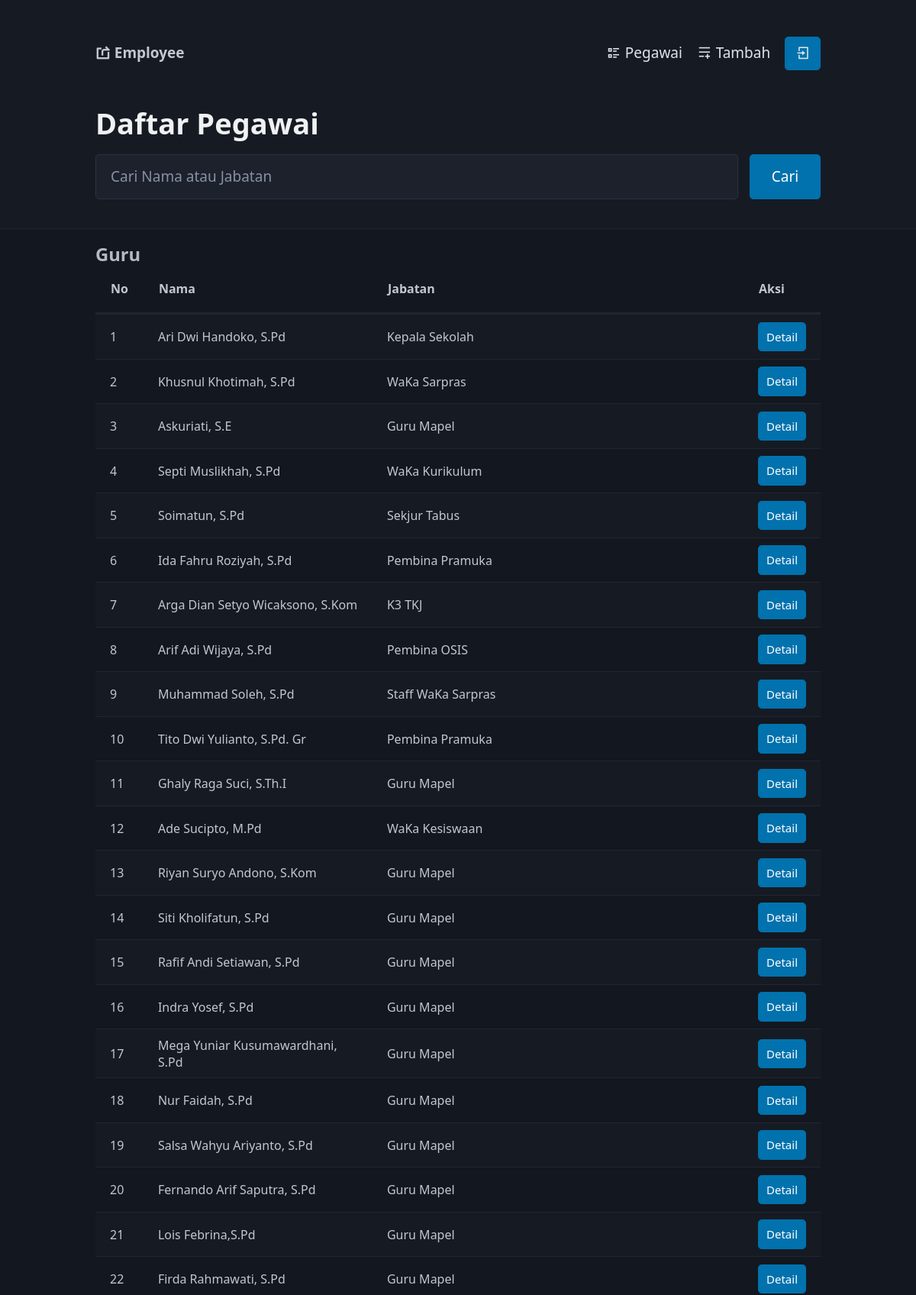
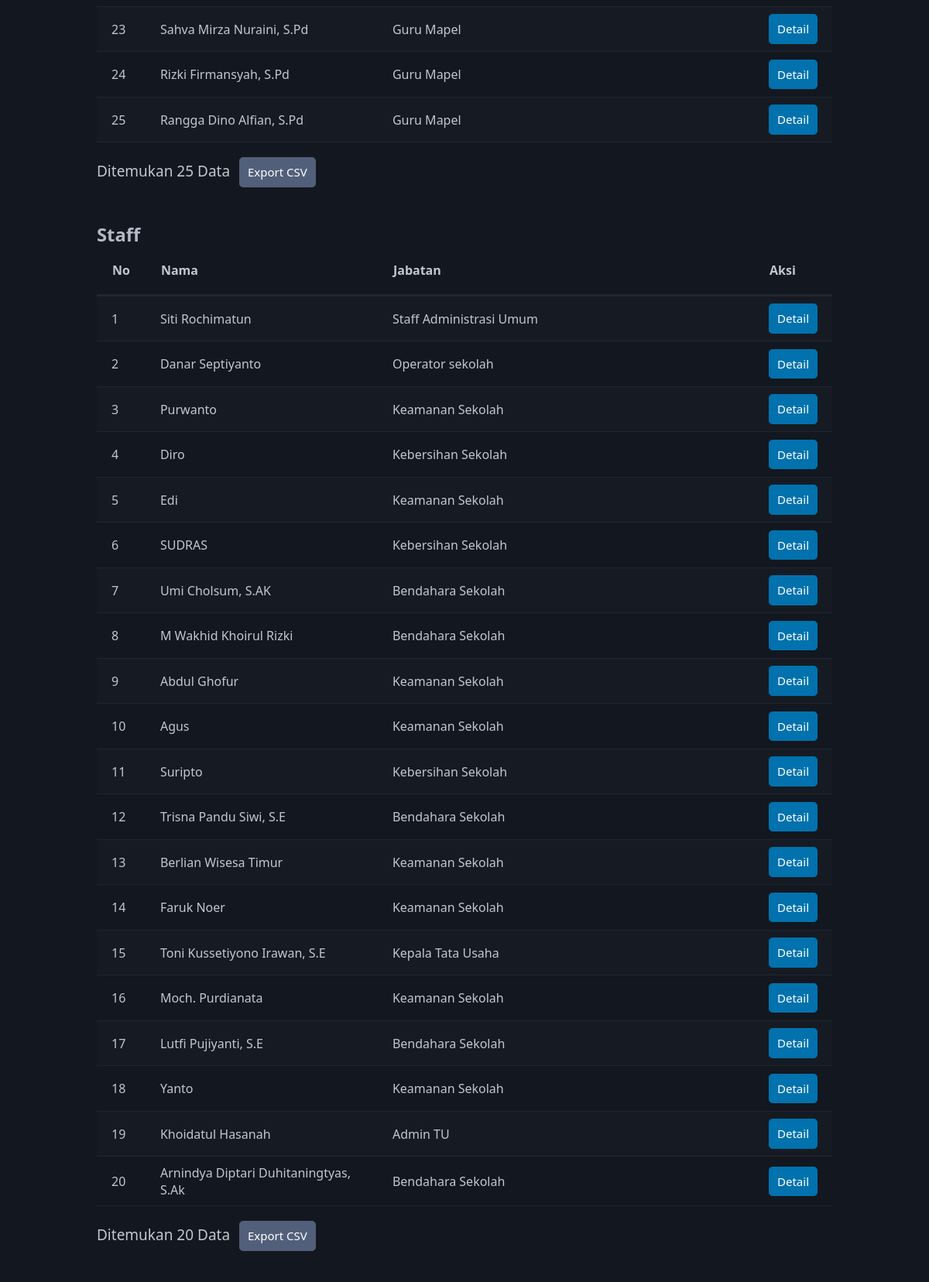
The page / (upper part) on the database its author committed (2 pictures, top to bottom).
### tables this page shows
CREATE TABLE `karyawan` (
  `id` int(11) NOT NULL,
  `nama` varchar(40) NOT NULL,
  `jabatan` varchar(100) NOT NULL,
  `tl` varchar(100) NOT NULL,
  `email` varchar(100) NOT NULL,
  `img` varchar(100) NOT NULL,
  `pegawai` varchar(40) NOT NULL,
  `alamat` varchar(200) NOT NULL,
  `mapel` varchar(100) NOT NULL,
  `ijazah` varchar(100) NOT NULL,
  `niy` varchar(30) NOT NULL,
  `tglmasuk` varchar(40) NOT NULL,
  `tglmutasi` varchar(40) NOT NULL
);

### functions.php (called while the page is built, shortened)
<?php
$conn = mysqli_connect("localhost", "root", "", "daftarguru");
function query($query) {
    global $conn;
    $results = mysqli_query($conn, $query);
    $rows = [];
    while ($row = mysqli_fetch_assoc($results)) {
        $rows[] = $row;
    }
    return $rows;
}
?>

### index.php (the view, shortened to what this page needs)
<?php
    require "functions.php";
    $karyawanGuru = query("SELECT * FROM karyawan WHERE pegawai='Guru'");
    $karyawanStaff = query("SELECT * FROM karyawan WHERE pegawai='Staff'");
    $nomorKaryawanGuru = 1;
    $nomorKaryawanStaff = 1;
?>
<html data-theme="dark">
<head>
    <link rel="stylesheet" href="style.css">
    <link href="https://cdn.jsdelivr.net/npm/remixicon@4.1.0/fonts/remixicon.css" rel="stylesheet"/>
    <link rel="stylesheet" href="https://cdn.jsdelivr.net/npm/@picocss/pico@2.0.3/css/pico.min.css"/>
</head>
<body>
    <div style="background-color: #161B23;">
    <br>
    <nav class="container">
        <ul>
            <li><strong><i class="ri-share-forward-box-line"></i> Employee</strong></li>
        </ul>
        <ul>
            <li><a class="contrast" href="index.php"><i class="ri-list-check-2"></i> Pegawai</a></li>
            <li><a class="contrast" href="add.php"><i class="ri-menu-add-line"></i> Tambah</a></li>
            <?php
            if (isset($_SESSION["login"])) {
                echo "<li><button><a class='contrast' href='signout.php'><i style='padding: 0 3 0 3' class='ri-logout-box-line'></i></button></a></li>";
            } else {
                echo "<li><button><a class='contrast' href='signin.php'><i style='padding: 0 3 0 3' class='ri-login-box-line'></i></button></a></li>";
            }
            ?>
        </ul>
    </nav>
    <br>
    <div class="container">
    <h1>Daftar Pegawai</h1>
    <form action="" method="GET">
        <div style="display: flex; gap: 15px;">
            <input type="text" name="keyword" placeholder="Cari Nama atau Jabatan">
            <button style="width: 100px;" type="submit" name="cari">Cari</button>
        </div>
    </form>
    </div>
    <hr>
    </div>
    <div class="container">
    <h4 class="m-none">Guru</h4>
    <div style="overflow-x: auto;">
    <table
      class="striped">
        <thead>
            <tr>
                <th class="p-table table" scope="col">No</th>
                <th class="p-table tablenama" scope="col">Nama</th>
                <th class="p-table" scope="col">Jabatan</th>
                <th class="p-table aksi-table" scope="col">Aksi</th>
            </tr>
        </thead>
        <tbody>
            <?php foreach($karyawanGuru as $karyawan) : ?>
            <tr>
                <th class="table" scope="row"><?= $nomorKaryawanGuru ?></th>
                <td class="tablenama"><?= $karyawan["nama"] ?></td>
                <td><?= $karyawan["jabatan"] ?></td>
                <td><a href="detail.php?id=<?= $karyawan["id"] ?>"><button class="btn-small">Detail</button></a></td>
            </tr>
            <?php $nomorKaryawanGuru++ ?>
            <?php endforeach ?>
        </tbody>
    </table>
    <p>Ditemukan <?= $nomorKaryawanGuru - 1 ?> Data <a href="exportcsv.php?pegawai=Guru"><button style="margin-left: 7;" class="btn-small secondary">Export CSV</button></a></p>
    <br>
    <h4 class="m-none">Staff</h4>
    <div style="overflow-x: auto;">
    <table class="striped">
        <thead>
            <tr>
                <th class="p-table table" scope="col">No</th>
                <th class="p-table tablenama" scope="col">Nama</th>
                <th class="p-table" scope="col">Jabatan</th>
                <th class="p-table aksi-table" scope="col">Aksi</th>
            </tr>
        </thead>
        <tbody>
            <?php foreach($karyawanStaff as $karyawan) : ?>
            <tr>
                <th class="table" scope="row"><?= $nomorKaryawanStaff ?></th>
                <td class="tablenama"><?= $karyawan["nama"] ?></td>
                <td><?= $karyawan["jabatan"] ?></td>
                <td><a href="detail.php?id=<?= $karyawan["id"] ?>"><button class="btn-small">Detail</button></a></td>
            </tr>
            <?php $nomorKaryawanStaff++ ?>
            <?php endforeach ?>
        </tbody>
    </table>
    <p>Ditemukan <?= $nomorKaryawanStaff - 1 ?> Data <a href="exportcsv.php?pegawai=Staff"><button style="margin-left: 7;" class="btn-small secondary">Export CSV</button></a></p>
    <br>
    <p>Made by <a href="http://danarandco.my.id" target="_blank">dnr</a></p><br>
    </div>
</body>
</html>

### style.css (style rules this page uses)
.btn-small { font-size: 15px; padding-top: 7px; padding-bottom: 7px; padding-left: 10px; padding-right: 10px; }
.table { width: 10px; }
.tablenama { width: 300px; }
.p-table { padding: 20px; }
.m-none { margin: 0px; }
.aksi-table { width: 40px; }

### rows shown on the page
karyawan: nama "Ari Dwi Handoko, S.Pd", jabatan "Kepala Sekolah"
karyawan: nama "Khusnul Khotimah, S.Pd", jabatan "WaKa Sarpras"
karyawan: nama "Askuriati, S.E", jabatan "Guru Mapel"
karyawan: nama "Septi Muslikhah, S.Pd", jabatan "WaKa Kurikulum"
karyawan: nama "Soimatun, S.Pd", jabatan "Sekjur Tabus"
karyawan: nama "Ida Fahru Roziyah, S.Pd", jabatan "Pembina Pramuka"
karyawan: nama "Arga Dian Setyo Wicaksono, S.Kom", jabatan "K3 TKJ"
karyawan: nama "Arif Adi Wijaya, S.Pd", jabatan "Pembina OSIS"
karyawan: nama "Muhammad Soleh, S.Pd", jabatan "Staff WaKa Sarpras"
karyawan: nama "Tito Dwi Yulianto, S.Pd. Gr", jabatan "Pembina Pramuka"
karyawan: nama "Ghaly Raga Suci, S.Th.I", jabatan "Guru Mapel"
karyawan: nama "Ade Sucipto, M.Pd", jabatan "WaKa Kesiswaan"
karyawan: nama "Riyan Suryo Andono, S.Kom", jabatan "Guru Mapel"
karyawan: nama "Siti Kholifatun, S.Pd", jabatan "Guru Mapel"
karyawan: nama "Rafif Andi Setiawan, S.Pd", jabatan "Guru Mapel"
karyawan: nama "Indra Yosef, S.Pd", jabatan "Guru Mapel"
karyawan: nama "Mega Yuniar Kusumawardhani, S.Pd", jabatan "Guru Mapel"
karyawan: nama "Nur Faidah, S.Pd", jabatan "Guru Mapel"
karyawan: nama "Salsa Wahyu Ariyanto, S.Pd", jabatan "Guru Mapel"
karyawan: nama "Fernando Arif Saputra, S.Pd", jabatan "Guru Mapel"
karyawan: nama "Lois Febrina,S.Pd", jabatan "Guru Mapel"
karyawan: nama "Firda Rahmawati, S.Pd", jabatan "Guru Mapel"
karyawan: nama "Sahva Mirza Nuraini, S.Pd", jabatan "Guru Mapel"
karyawan: nama "Rizki Firmansyah, S.Pd", jabatan "Guru Mapel"
karyawan: nama "Rangga Dino Alfian, S.Pd", jabatan "Guru Mapel"
karyawan: nama "Siti Rochimatun", jabatan "Staff Administrasi Umum"
karyawan: nama "Danar Septiyanto", jabatan "Operator sekolah"
karyawan: nama "Purwanto", jabatan "Keamanan Sekolah"
karyawan: nama "Diro", jabatan "Kebersihan Sekolah"
karyawan: nama "Edi", jabatan "Keamanan Sekolah"
karyawan: nama "SUDRAS", jabatan "Kebersihan Sekolah"
karyawan: nama "Umi Cholsum, S.AK", jabatan "Bendahara Sekolah"
karyawan: nama "M Wakhid Khoirul Rizki", jabatan "Bendahara Sekolah"
karyawan: nama "Abdul Ghofur", jabatan "Keamanan Sekolah"
karyawan: nama "Agus", jabatan "Keamanan Sekolah"
karyawan: nama "Suripto", jabatan "Kebersihan Sekolah"
karyawan: nama "Trisna Pandu Siwi, S.E", jabatan "Bendahara Sekolah"
karyawan: nama "Berlian Wisesa Timur", jabatan "Keamanan Sekolah"
karyawan: nama "Faruk Noer", jabatan "Keamanan Sekolah"
karyawan: nama "Toni Kussetiyono Irawan, S.E", jabatan "Kepala Tata Usaha"
karyawan: nama "Moch. Purdianata", jabatan "Keamanan Sekolah"
karyawan: nama "Lutfi Pujiyanti, S.E", jabatan "Bendahara Sekolah"
karyawan: nama "Yanto", jabatan "Keamanan Sekolah"
karyawan: nama "Khoidatul Hasanah", jabatan "Admin TU"
karyawan: nama "Arnindya Diptari Duhitaningtyas, S.Ak", jabatan "Bendahara Sekolah"

### other values the page prints
$nomorKaryawanGuru - 1 "25"
$nomorKaryawanStaff - 1 "20"
